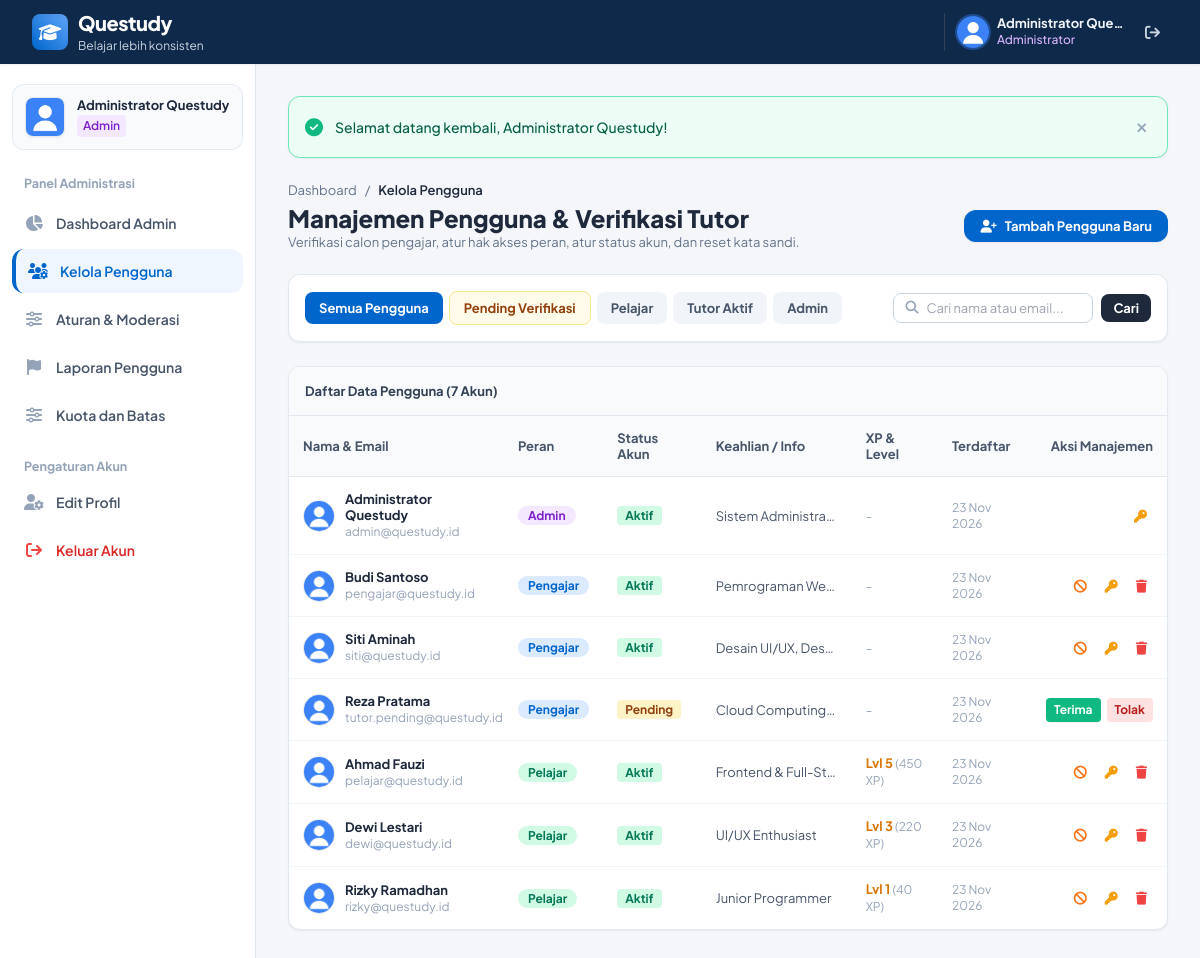
Screenshot of /admin/pengguna.php (signed in) with the database file from the repository.
### tables this page shows
CREATE TABLE `users` (
  `id_user` INT AUTO_INCREMENT PRIMARY KEY,
  `nama` VARCHAR(100) NOT NULL,
  `email` VARCHAR(100) NOT NULL UNIQUE,
  `password` VARCHAR(255) NOT NULL,
  `role` ENUM('admin','pengajar','pelajar') NOT NULL,
  `status_akun` ENUM('aktif','nonaktif','pending') DEFAULT 'aktif',
  `keahlian` VARCHAR(255) NULL,
  `deskripsi_tutor` TEXT NULL,
  `portofolio_url` VARCHAR(255) NULL,
  `foto_profil` VARCHAR(255) DEFAULT 'default.png',
  `xp` INT DEFAULT 0,
  `level` INT DEFAULT 1,
  `streak_harian` INT DEFAULT 1,
  `last_login` DATETIME NULL,
  `created_at` TIMESTAMP DEFAULT CURRENT_TIMESTAMP
);

### config/koneksi.php (called while the page is built, shortened)
<?php
function base_url($path = '') {
    $docRoot = str_replace('\\', '/', $_SERVER['DOCUMENT_ROOT'] ?? '');
    $projectDir = str_replace('\\', '/', dirname(__DIR__));
    $relPath = str_replace($docRoot, '', $projectDir);
    $base = '/' . trim($relPath, '/');
    if ($base === '/') {
        $base = '';
    }
    $path = ltrim($path, '/');
    return ($base ? $base . '/' : '/') . $path;
}
function e($string) {
    return htmlspecialchars((string)($string ?? ''), ENT_QUOTES, 'UTF-8');
}

### admin/pengguna.php (the view, shortened to what this page needs)
<?php
require_once BASE_PATH . '/config/koneksi.php';
$userId = $_SESSION['id_user'];
$filter = $_GET['filter'] ?? 'semua';
$q = trim($_GET['q'] ?? '');
$sql = "SELECT * FROM users WHERE 1=1";
$params = [];
$sql .= " ORDER BY created_at DESC";
$stmt = $conn->prepare($sql);
$stmt->execute($params);
$userList = $stmt->fetchAll();
require_once BASE_PATH . '/includes/layout_header.php';
?>
<div class="space-y-1 mb-6">
    <div class="flex items-center gap-2 text-xs text-slate-500">
        <a href="<?= base_url('admin/dashboard.php'); ?>" class="hover:text-[#0066CC]">Dashboard</a>
        <span>/</span>
        <span class="text-slate-800 font-semibold">Kelola Pengguna</span>
    </div>
    <div class="flex flex-col sm:flex-row sm:items-center sm:justify-between gap-3">
        <div>
            <h1 class="text-2xl font-extrabold text-slate-800">Manajemen Pengguna & Verifikasi Tutor</h1>
            <p class="text-xs text-slate-500">Verifikasi calon pengajar, atur hak akses peran, atur status akun, dan reset kata sandi.</p>
        </div>
        <div>
            <button onclick="document.getElementById('modalTambahUser').classList.remove('hidden')" class="px-4 py-2 rounded-xl bg-[#0066CC] hover:bg-[#0052A3] text-white text-xs font-bold transition shadow-sm flex items-center gap-2">
                <i class="fa-solid fa-user-plus"></i>
                <span>Tambah Pengguna Baru</span>
            </button>
        </div>
    </div>
</div>
<div class="bg-white rounded-xl border border-[#E2E8F0] p-4 shadow-sm mb-6 flex flex-col md:flex-row md:items-center justify-between gap-4">
    <div class="flex flex-wrap items-center gap-1.5 text-xs font-bold">
        <a href="?filter=semua" class="px-3.5 py-2 rounded-lg transition <?= ($filter === 'semua') ? 'bg-[#0066CC] text-white' : 'bg-slate-100 text-slate-600 hover:bg-slate-200'; ?>">
            Semua Pengguna
        </a>
        <a href="?filter=pending" class="px-3.5 py-2 rounded-lg transition <?= ($filter === 'pending') ? 'bg-amber-500 text-white' : 'bg-amber-50 text-amber-800 hover:bg-amber-100 border border-amber-200'; ?>">
            Pending Verifikasi
        </a>
        <a href="?filter=pelajar" class="px-3.5 py-2 rounded-lg transition <?= ($filter === 'pelajar') ? 'bg-emerald-600 text-white' : 'bg-slate-100 text-slate-600 hover:bg-slate-200'; ?>">
            Pelajar
        </a>
        <a href="?filter=pengajar" class="px-3.5 py-2 rounded-lg transition <?= ($filter === 'pengajar') ? 'bg-[#0066CC] text-white' : 'bg-slate-100 text-slate-600 hover:bg-slate-200'; ?>">
            Tutor Aktif
        </a>
        <a href="?filter=admin" class="px-3.5 py-2 rounded-lg transition <?= ($filter === 'admin') ? 'bg-purple-600 text-white' : 'bg-slate-100 text-slate-600 hover:bg-slate-200'; ?>">
            Admin
        </a>
    </div>
    <form action="" method="GET" class="flex items-center gap-2">
        <div class="relative">
            <span class="absolute inset-y-0 left-0 flex items-center pl-3 pointer-events-none text-slate-400">
            </span>
            <input type="text" name="q" value="<?= e($q); ?>" placeholder="Cari nama atau email..." class="pl-8 pr-3 py-1.5 text-xs rounded-lg border border-slate-300 focus:outline-none focus:ring-2 focus:ring-[#0066CC]">
        </div>
        <button type="submit" class="px-3 py-1.5 rounded-lg bg-slate-800 hover:bg-slate-900 text-white text-xs font-bold transition">
            Cari
        </button>
    </form>
</div>
<div class="bg-white rounded-xl border border-[#E2E8F0] shadow-sm overflow-hidden">
    <div class="p-4 bg-slate-50 border-b border-slate-200 font-bold text-xs text-slate-700 flex items-center justify-between">
        <span>Daftar Data Pengguna (<?= count($userList); ?> Akun)</span>
    </div>
    <?php if (empty($userList)): ?>
        <p class="text-xs text-slate-400 p-8 text-center italic">Tidak ada pengguna yang sesuai dengan filter pencarian.</p>
    <?php else: ?>
        <div class="overflow-x-auto">
            <table class="w-full text-left text-xs">
                <thead class="bg-slate-50 text-slate-600 font-bold border-b border-slate-200">
                    <tr>
                        <th class="p-3.5">Nama & Email</th>
                        <th class="p-3.5">Peran</th>
                        <th class="p-3.5">Status Akun</th>
                        <th class="p-3.5">Keahlian / Info</th>
                        <th class="p-3.5">XP & Level</th>
                        <th class="p-3.5">Terdaftar</th>
                        <th class="p-3.5 text-right">Aksi Manajemen</th>
                    </tr>
                </thead>
                <tbody class="divide-y divide-slate-100">
                    <?php foreach ($userList as $u): ?>
                        <tr class="hover:bg-slate-50/50 transition">
                            <td class="p-3.5">
                                <div class="flex items-center gap-2.5">
                                    <img src="<?= base_url('uploads/profil/' . e($u['foto_profil'])); ?>" class="w-8 h-8 rounded-full object-cover border" onerror="this.src='https://ui-avatars.com/api/?name=<?= urlencode($u['nama']); ?>&background=0066CC&color=fff';">
                                    <div>
                                        <span class="font-bold text-slate-800 block"><?= e($u['nama']); ?></span>
                                        <span class="text-[10px] text-slate-400"><?= e($u['email']); ?></span>
                                    </div>
                                </div>
                            </td>
                            <td class="p-3.5">
                                <span class="px-2.5 py-0.5 rounded-full text-[10px] font-bold
                                    <?php
                                        if ($u['role'] === 'admin') echo 'bg-purple-100 text-purple-700';
                                        elseif ($u['role'] === 'pengajar') echo 'bg-blue-100 text-[#0066CC]';
                                        else echo 'bg-emerald-100 text-emerald-700';
                                    ?>">
                                    <?= ucfirst($u['role']); ?>
                                </span>
                            </td>
                            <td class="p-3.5">
                                <span class="px-2 py-0.5 rounded text-[10px] font-bold
                                    <?php
                                        if ($u['status_akun'] === 'aktif') echo 'bg-emerald-100 text-emerald-700';
                                        elseif ($u['status_akun'] === 'pending') echo 'bg-amber-100 text-amber-800 animate-pulse';
                                        else echo 'bg-red-100 text-red-700';
                                    ?>">
                                    <?= ucfirst($u['status_akun']); ?>
                                </span>
                            </td>
                            <td class="p-3.5 text-slate-600 truncate max-w-[150px]">
                                <?= e($u['keahlian'] ?: '-'); ?>
                            </td>
                            <td class="p-3.5">
                                <?php if ($u['role'] === 'pelajar'): ?>
                                    <span class="font-bold text-amber-600">Lvl <?= (int)$u['level']; ?></span>
                                    <span class="text-slate-400 text-[10px]"> (<?= number_format($u['xp']); ?> XP)</span>
                                <?php else: ?>
                                    <span class="text-slate-400">-</span>
                                <?php endif; ?>
                            </td>
                            <td class="p-3.5 text-slate-400 text-[10px]">
                                <?= date('d M Y', strtotime($u['created_at'])); ?>
                            </td>
                            <td class="p-3.5 text-right">
                                <div class="flex items-center justify-end gap-1.5">
                                    <?php if ($u['status_akun'] === 'pending'): ?>
                                        <a href="?action=verifikasi&id=<?= $u['id_user']; ?>&status=aktif&filter=<?= e($filter); ?>" onclick="return confirm('Terima pengajar ini?');" class="px-2 py-1 rounded bg-[#10B981] hover:bg-emerald-600 text-white font-bold text-[10px] shadow-sm">
                                            Terima
                                        </a>
                                        <a href="?action=verifikasi&id=<?= $u['id_user']; ?>&status=tolak&filter=<?= e($filter); ?>" onclick="return confirm('Tolak dan hapus akun ini?');" class="px-2 py-1 rounded bg-red-100 hover:bg-red-200 text-red-700 font-bold text-[10px]">
                                            Tolak
                                        </a>
                                    <?php else: ?>
                                        <?php if ($u['id_user'] !== $userId): ?>
                                            <form action="" method="POST" class="inline">
                                                <button type="submit" title="Ubah status akun" class="p-1.5 rounded hover:bg-slate-100 text-slate-600">
                                                    <i class="fa-solid <?= ($u['status_akun'] === 'aktif') ? 'fa-ban text-orange-500' : 'fa-check text-emerald-600'; ?>"></i>
                                                </button>
                                            </form>
                                        <?php endif; ?>
                                        <form action="" method="POST" class="inline" onsubmit="return confirm('Reset password pengguna ini ke default 123456?');">
                                            <button type="submit" title="Reset password ke 123456" class="p-1.5 rounded hover:bg-slate-100 text-amber-500">
                                                <i class="fa-solid fa-key"></i>
                                            </button>
                                        </form>
                                        <?php if ($u['id_user'] !== $userId): ?>
                                            <form action="" method="POST" class="inline" onsubmit="return confirm('Hapus pengguna ini secara permanen? Seluruh data yang terkait akan terhapus.');">
                                                <button type="submit" title="Hapus pengguna" class="p-1.5 rounded hover:bg-slate-100 text-red-500">
                                                    <i class="fa-solid fa-trash"></i>
                                                </button>
                                            </form>
                                        <?php endif; ?>
                                    <?php endif; ?>
                                </div>
                            </td>
                        </tr>
                    <?php endforeach; ?>
                </tbody>
            </table>
        </div>
    <?php endif; ?>
</div>
<?php require_once BASE_PATH . '/includes/layout_footer.php'; ?>

### rows the page displays
users: foto_profil (placeholder picture), nama "Administrator Questudy", email "admin@questudy.id", role "Admin", status_akun "Aktif", keahlian "Sistem Administra…", created_at "23 Nov 2026"
users: foto_profil (placeholder picture), nama "Budi Santoso", email "pengajar@questudy.id", role "Pengajar", status_akun "Aktif", keahlian "Pemrograman We…", created_at "23 Nov 2026"
users: foto_profil (placeholder picture), nama "Siti Aminah", email "siti@questudy.id", role "Pengajar", status_akun "Aktif", keahlian "Desain UI/UX, Des…", created_at "23 Nov 2026"
users: foto_profil (placeholder picture), nama "Reza Pratama", email "tutor.pending@questudy.id", role "Pengajar", status_akun "Pending", keahlian "Cloud Computing…", created_at "23 Nov 2026"
users: foto_profil (placeholder picture), nama "Ahmad Fauzi", email "pelajar@questudy.id", role "Pelajar", status_akun "Aktif", keahlian "Frontend & Full-St…", level "5", xp "450", created_at "23 Nov 2026"
users: foto_profil (placeholder picture), nama "Dewi Lestari", email "dewi@questudy.id", role "Pelajar", status_akun "Aktif", keahlian "UI/UX Enthusiast", level "3", xp "220", created_at "23 Nov 2026"
users: foto_profil (placeholder picture), nama "Rizky Ramadhan", email "rizky@questudy.id", role "Pelajar", status_akun "Aktif", keahlian "Junior Programmer", level "1", xp "40", created_at "23 Nov 2026"

### other values shown
$user_nama "Administrator Que…"
$user_nama "Administrator Questudy"
$user_role "Admin"
$flash['message'] "Selamat datang kembali, Administrator Questudy!"
count($userList) "7"
